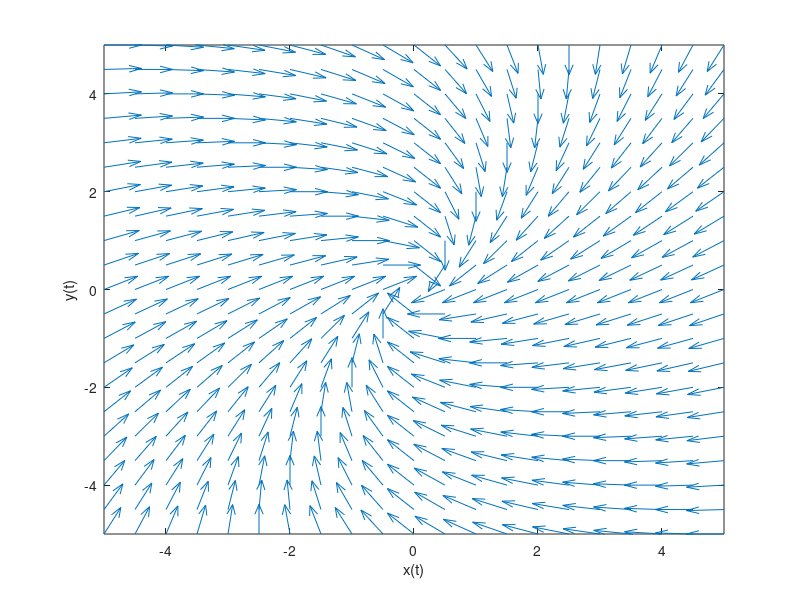

MATLAB code for this plot: (Note: this script raises an error after producing the figure.)
%(3)
global a b c d
A=[-2 1; -1 -1];

[v,l] = eig(A);
disp(sprintf('The first eigenvector is (%0.4f,%0.4f) with eigenvalue %s', v(1,1), ...
v(2,1), num2str(l(1,1))));
disp(sprintf('The second eigenvector is (%0.4f,%0.4f) with eigenvalue %s', v(1,2), ...
v(2,2), num2str(l(2,2))));
 a = A(1,1);
 b = A(1,2);
 c = A(2,1);
 d = A(2,2);
 [x, y] = meshgrid(-5:0.5:5, -5:0.5:5);
 dx = a*x + b*y;
 dy = c*x + d*y;
 r = (dx.^2 + dy.^2).^0.5;
 dx = dx ./ r;
 dy = dy ./ r;

 quiver(x,y,dx,dy); hold on;
 xlabel('x(t)')
 ylabel('y(t)')
 axis([-5,5,-5,5])
 [t, e] = ode45(@updater, [0 50], [5, 0]);
 plot(e(:,1),e(:,2),'-r', 'LineWidth', 3)
 [t, e] = ode45(@updater, [0 50], [0,5]);
 plot(e(:,1),e(:,2),'-g', 'LineWidth', 3);
 [t, e] = ode45(@updater, [0 50], [-5, -5]);
 plot(e(:,1),e(:,2),'-b', 'LineWidth', 3);
 [t, e] = ode45(@updater, [0 50], [5, -5]);
 plot(e(:,1),e(:,2),'-k', 'LineWidth', 3);
 [t, e] = ode45(@updater, [0 50], [-5, 5]);
 plot(e(:,1),e(:,2),'-m', 'LineWidth', 3);